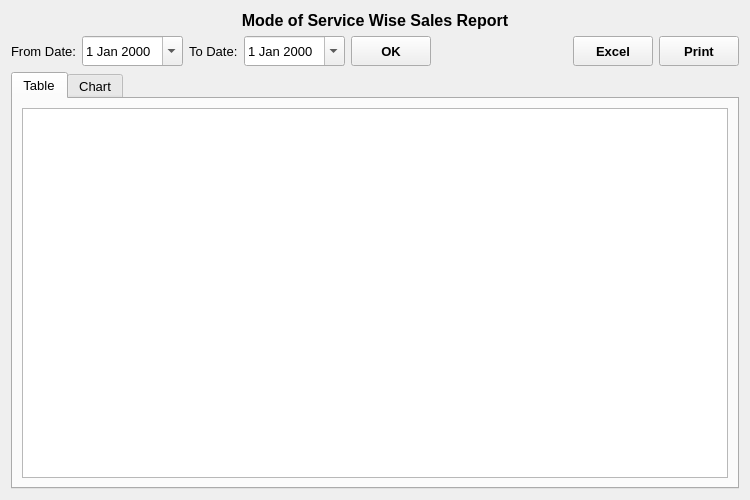
<?xml version="1.0" encoding="UTF-8"?>
<ui version="4.0">
 <class>ModeOfServiceWiseReport</class>
 <widget class="QWidget" name="ModeOfServiceWiseReport">
  <property name="geometry">
   <rect>
    <x>0</x>
    <y>0</y>
    <width>750</width>
    <height>500</height>
   </rect>
  </property>
  <property name="font">
   <font>
    <family>Microsoft YaHei UI</family>
    <pointsize>10</pointsize>
   </font>
  </property>
  <property name="windowTitle">
   <string>Form</string>
  </property>
  <layout class="QVBoxLayout" name="verticalLayout_3">
   <item>
    <widget class="QLabel" name="label">
     <property name="font">
      <font>
       <pointsize>12</pointsize>
       <weight>75</weight>
       <bold>true</bold>
      </font>
     </property>
     <property name="text">
      <string>Mode of Service Wise Sales Report</string>
     </property>
     <property name="alignment">
      <set>Qt::AlignCenter</set>
     </property>
    </widget>
   </item>
   <item>
    <layout class="QHBoxLayout" name="horizontalLayout">
     <item>
      <widget class="QLabel" name="fromDateLabel">
       <property name="font">
        <font>
         <pointsize>10</pointsize>
        </font>
       </property>
       <property name="text">
        <string>From Date:</string>
       </property>
      </widget>
     </item>
     <item>
      <widget class="QDateEdit" name="fromDateDateEdit">
       <property name="minimumSize">
        <size>
         <width>0</width>
         <height>30</height>
        </size>
       </property>
       <property name="font">
        <font>
         <pointsize>10</pointsize>
        </font>
       </property>
       <property name="calendarPopup">
        <bool>true</bool>
       </property>
      </widget>
     </item>
     <item>
      <widget class="QLabel" name="toDateLabel">
       <property name="font">
        <font>
         <pointsize>10</pointsize>
        </font>
       </property>
       <property name="text">
        <string>To Date:</string>
       </property>
      </widget>
     </item>
     <item>
      <widget class="QDateEdit" name="toDateDateEdit">
       <property name="minimumSize">
        <size>
         <width>0</width>
         <height>30</height>
        </size>
       </property>
       <property name="font">
        <font>
         <pointsize>10</pointsize>
        </font>
       </property>
       <property name="calendarPopup">
        <bool>true</bool>
       </property>
      </widget>
     </item>
     <item>
      <widget class="QToolButton" name="OKButton">
       <property name="minimumSize">
        <size>
         <width>80</width>
         <height>30</height>
        </size>
       </property>
       <property name="font">
        <font>
         <pointsize>10</pointsize>
         <weight>75</weight>
         <bold>true</bold>
        </font>
       </property>
       <property name="text">
        <string>OK</string>
       </property>
      </widget>
     </item>
     <item>
      <spacer name="horizontalSpacer">
       <property name="orientation">
        <enum>Qt::Horizontal</enum>
       </property>
       <property name="sizeHint" stdset="0">
        <size>
         <width>40</width>
         <height>20</height>
        </size>
       </property>
      </spacer>
     </item>
     <item>
      <widget class="QToolButton" name="excelButton">
       <property name="minimumSize">
        <size>
         <width>80</width>
         <height>30</height>
        </size>
       </property>
       <property name="font">
        <font>
         <pointsize>10</pointsize>
         <weight>75</weight>
         <bold>true</bold>
        </font>
       </property>
       <property name="text">
        <string>Excel</string>
       </property>
      </widget>
     </item>
     <item>
      <widget class="QToolButton" name="printButton">
       <property name="minimumSize">
        <size>
         <width>80</width>
         <height>30</height>
        </size>
       </property>
       <property name="font">
        <font>
         <pointsize>10</pointsize>
         <weight>75</weight>
         <bold>true</bold>
        </font>
       </property>
       <property name="text">
        <string>Print</string>
       </property>
      </widget>
     </item>
    </layout>
   </item>
   <item>
    <widget class="QTabWidget" name="tabWidget">
     <property name="currentIndex">
      <number>0</number>
     </property>
     <widget class="QWidget" name="tab">
      <attribute name="title">
       <string>Table</string>
      </attribute>
      <layout class="QVBoxLayout" name="verticalLayout_5">
       <item>
        <layout class="QVBoxLayout" name="verticalLayout">
         <item>
          <widget class="QTableView" name="tableView"/>
         </item>
        </layout>
       </item>
      </layout>
     </widget>
     <widget class="QWidget" name="tab_2">
      <attribute name="title">
       <string>Chart</string>
      </attribute>
      <layout class="QVBoxLayout" name="verticalLayout_4">
       <item>
        <layout class="QVBoxLayout" name="chartLay"/>
       </item>
      </layout>
     </widget>
    </widget>
   </item>
  </layout>
 </widget>
 <resources/>
 <connections/>
</ui>
